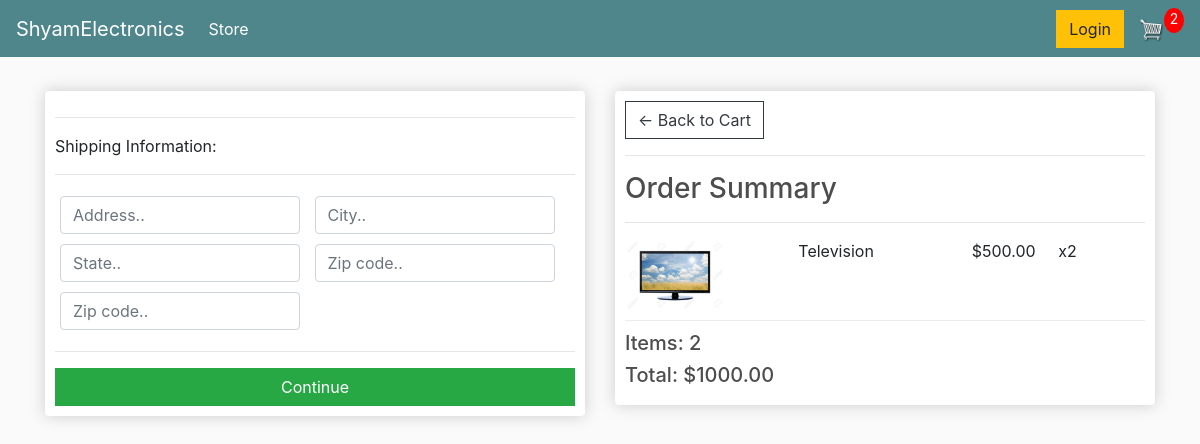
/checkout/ (signed in), run on an earlier commit of the app's database.
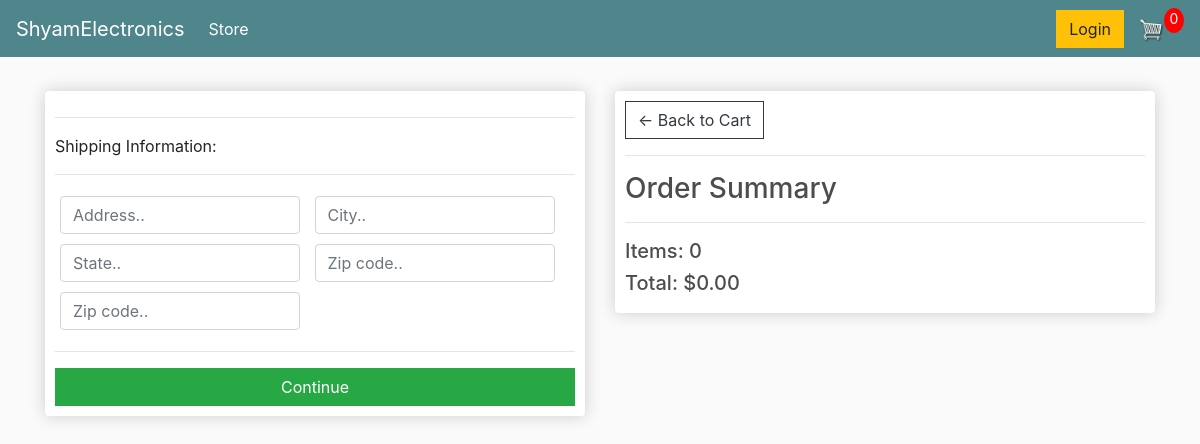
And on a later commit of the database.
### store/models.py (models this page shows, shortened)
class OrderItem(models.Model):
    product = models.ForeignKey(Product, on_delete=models.SET_NULL, blank=True, null=True)
    order = models.ForeignKey(Order, on_delete=models.SET_NULL, blank=True, null=True)
    quantity = models.IntegerField(default=0, null=True, blank=True)
    date_added = models.DateTimeField(auto_now_add=True)
    @property
    def get_total(self):
        total = self.product.price * self.quantity
        return total

class Product(models.Model):
    name = models.CharField(max_length=200)
    price = models.DecimalField(max_digits=7, decimal_places=2)
    digital = models.BooleanField(default=False, null=True, blank=True)
    image = models.ImageField(null=True, blank=True)
    @property
    def imageURL(self):
        try:
            url = self.image.url
        except:
            url = ''
        return url

class Order(models.Model):
    customer = models.ForeignKey(Customer, on_delete=models.SET_NULL, null=True)
    date_ordered = models.DateTimeField(auto_now_add=True)
    complete = models.BooleanField(default=False)
    transaction_id = models.CharField(max_length=100, null=True)
    @property
    def shipping(self):
        shipping = False
        orderitems = self.orderitem_set.all()
        for i in orderitems:
            if i.product.digital == False:
                shipping = True
            return shipping
    @property
    def get_cart_total(self):
        orderitems = self.orderitem_set.all()
        total = sum([item.get_total for item in orderitems])
        return total
    @property
    def get_cart_items(self):
        orderitems = self.orderitem_set.all()
        total = sum([item.quantity for item in orderitems])
        return total

### store/views.py (the view)
# urls.py: path('checkout/', views.checkout, name="checkout"),
def checkout(request):
    data = cartData(request)
    cartItems = data['cartItems']
    order = data['order']
    items = data['items']
    context = {'items': items, 'order': order, 'cartItems': cartItems}
    return render(request, 'store/checkout.html', context)

### store/utils.py (called while the page is built)
def cartData(request):
    if request.user.is_authenticated:
        customer = request.user.customer
        order, created = Order.objects.get_or_create(customer=customer, complete=False)
        items = order.orderitem_set.all()
        cartItems = order.get_cart_items
    else:
        cookieData = cookieCart(request)
        cartItems = cookieData['cartItems']
        order = cookieData['order']
        items = cookieData['items']
    return {'cartItems': cartItems, 'order': order, 'items': items}

### store/templates/store/checkout.html (shortened to what this page needs)
{% extends 'store/main.html' %}
{% load static %}
{% block content %}
     <div class="row">
		<div class="col-lg-6">
			<div class="box-element" id="form-wrapper">
				<form id="form">
					<div id="shipping-info">
						<hr>
						<p>Shipping Information:</p>
						<hr>
						<div class="form-field">
							<input class="form-control" type="text" name="address" placeholder="Address..">
						</div>
						<div class="form-field">
							<input class="form-control" type="text" name="city" placeholder="City..">
						</div>
						<div class="form-field">
							<input class="form-control" type="text" name="state" placeholder="State..">
						</div>
						<div class="form-field">
							<input class="form-control" type="text" name="zipcode" placeholder="Zip code..">
						</div>
						<div class="form-field">
							<input class="form-control" type="text" name="country" placeholder="Zip code..">
						</div>
					</div>
					<hr>
					<input id="form-button" class="btn btn-success btn-block" type="submit" value="Continue">
				</form>
			</div>
			<br>
		</div>
		<div class="col-lg-6">
			<div class="box-element">
				<a  class="btn btn-outline-dark" href="{% url 'cart' %}">&#x2190; Back to Cart</a>
				<hr>
				<h3>Order Summary</h3>
				<hr>
				{% for item in items %}
				<div class="cart-row">
					<div style="flex:2"><img class="row-image" src="{{item.product.imageURL}}"></div>
					<div style="flex:2"><p>{{item.product.name}}</p></div>
					<div style="flex:1"><p>${{item.product.price|floatformat:2}}</p></div>
					<div style="flex:1"><p>x{{item.quantity}}</p></div>
				</div>
				{% endfor %}
				<h5>Items:   {{order.get_cart_items}}</h5>
				<h5>Total:   ${{order.get_cart_total|floatformat:2}}</h5>
			</div>
		</div>
	</div>
{% endblock content %}

What changed in the data, as far as the page shows it:
removed OrderItem: product.imageURL (picture), product.name "Television", product.price "500.00", quantity "2"
no longer on this page (row edited): Order: get_cart_items "2", get_cart_total "1000.00"
added Order: get_cart_items "0", get_cart_total "0.00"
Also different on the page:
{{ cartItems }}: "2" → "0"
